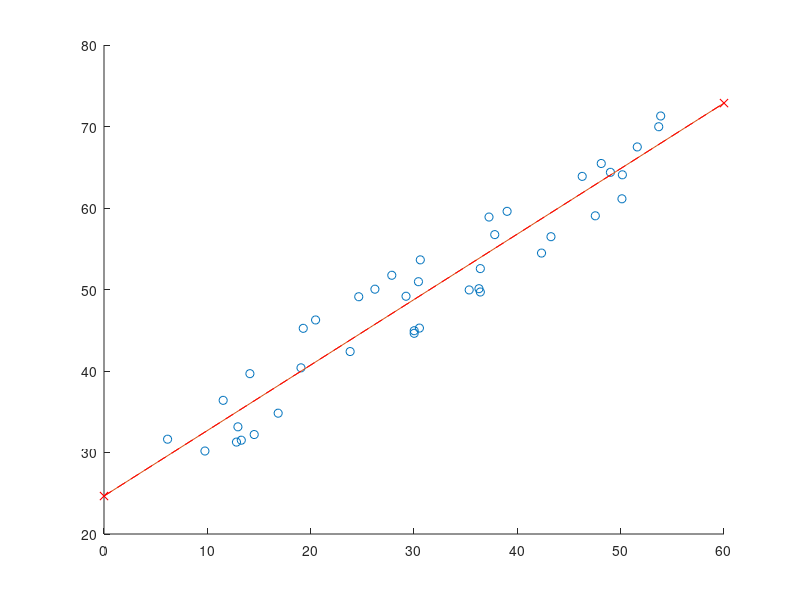

Reproduce this figure in MATLAB.

% création des données

m = 40;
sizeNoise = 10;
x = rand(m,1).*50 + 5;
noise = rand(m,1) * sizeNoise;
pente = 0.8;
b =  20;
y = b + pente*x + noise;

% régression matlab

X = [ones(length(x),1), x];
droiteMatlab = regress(y, X)


% calcul direct

theta1 =  (m * sum(x.*y) - sum(x)*sum(y))/(m*sum(x.*x) - sum(x)*sum(x))
%theta0 = (sum(y) - theta1*sum(x))/m
% ou
theta0 = mean(y) - theta1*mean(x)

figure
hold on
plot(x, y, 'o')

xd = [0, 60];
yd = [droiteMatlab(1), (60*droiteMatlab(2)+ droiteMatlab (1))];
plot(xd , yd)

yd = [theta0, (60*theta1+ theta0)];
plot(xd , yd, 'xr--')
